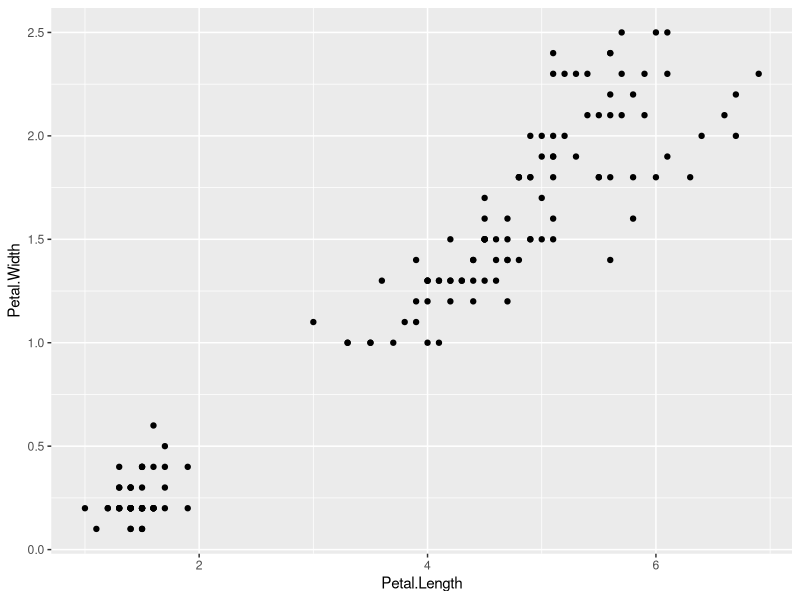
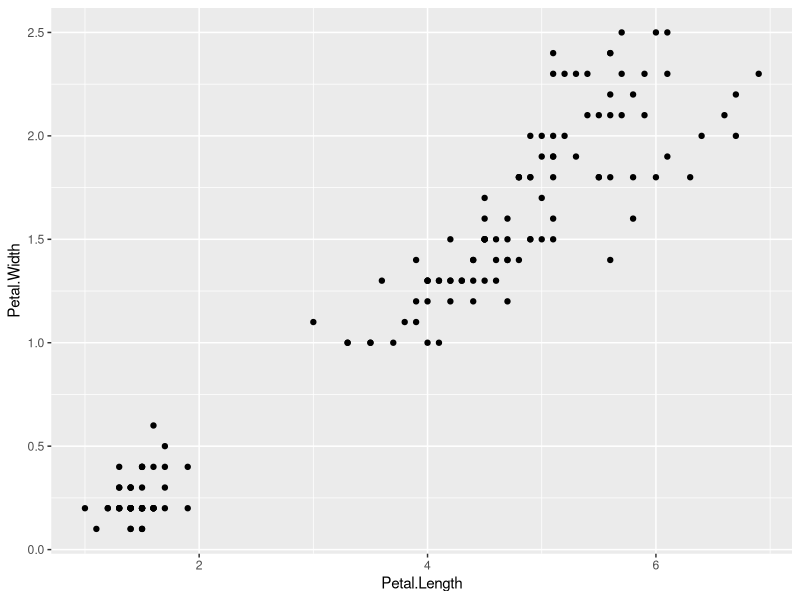
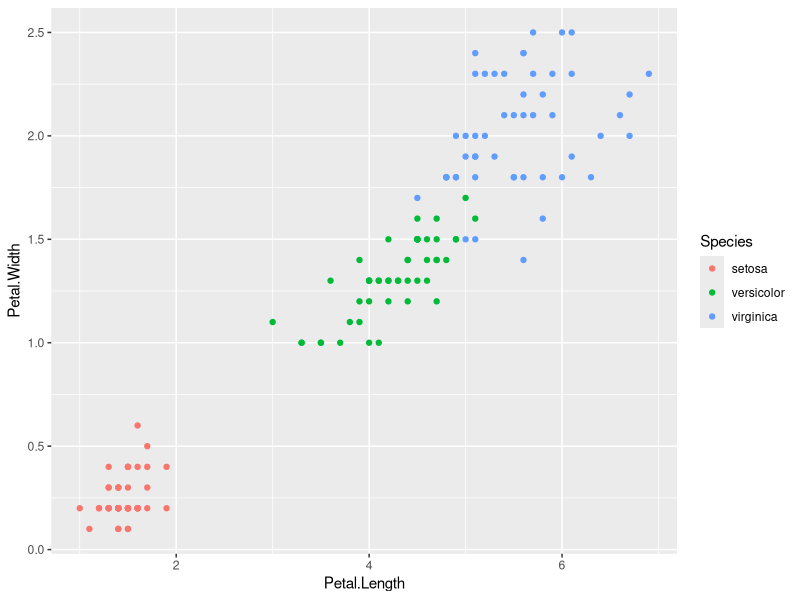
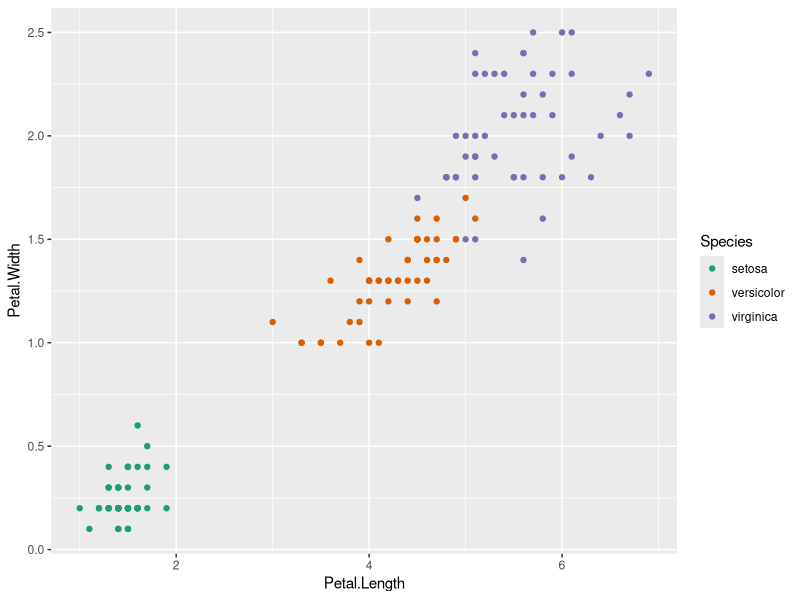
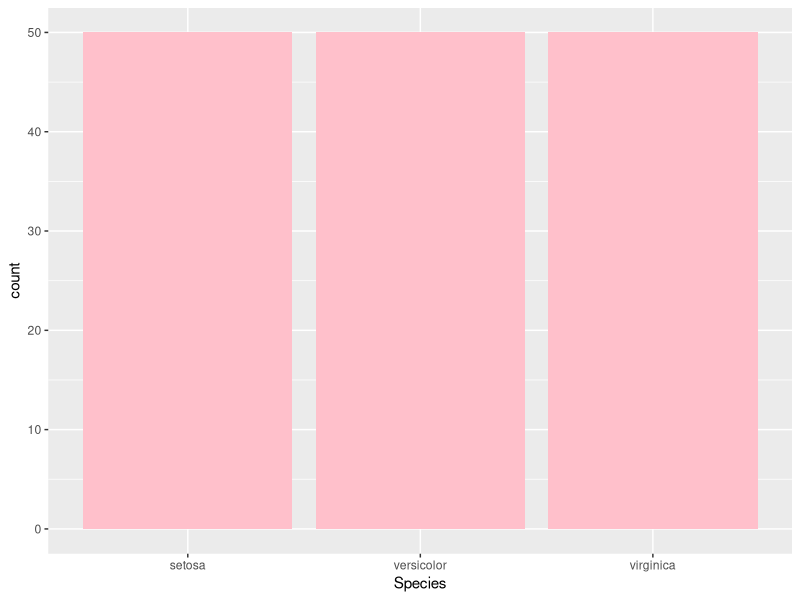
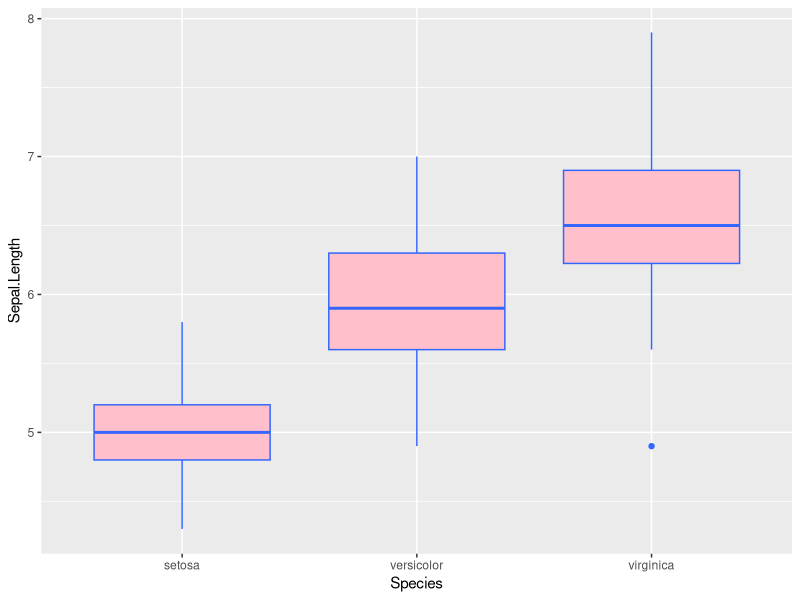
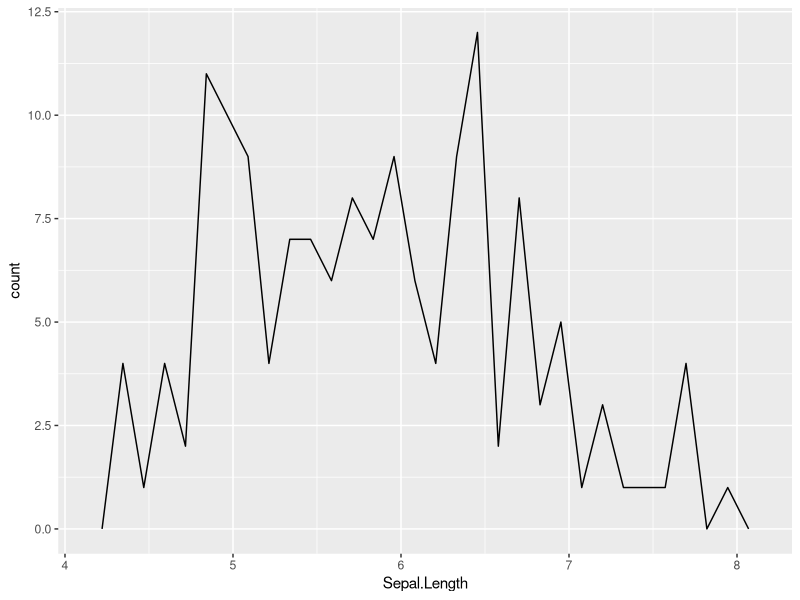
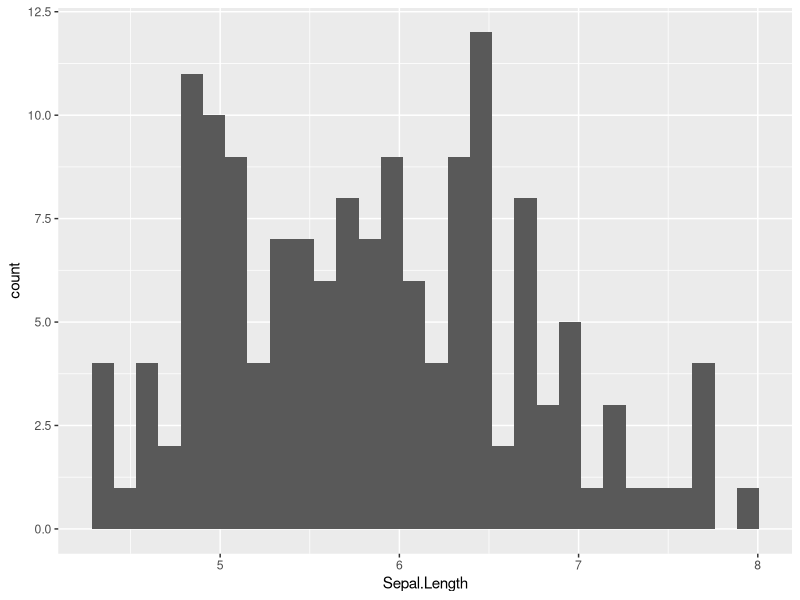

Source code (R) for these figures, in order:
#install package
install.packages("tidyverse")
#attach the package to the script
library(tidyverse)
#Data sets available in tidyverse package
data()

#View the dataset
View(iris)

#return the columns by name
select(iris,"Petal.Length","Petal.Width")

#add new  columns
mutate(iris,LenWid = Petal.Length*Petal.Width)

#filter the specified rows based on condition
filter(iris,Species=="setosa")

#sort  the rows based on column values
arrange(iris, Petal.Length)
arrange(iris, desc(Petal.Length))

#print the specified summary imformation
summarise(iris, mean=mean(Petal.Length), n=n(), min = min(Petal.Length), max=max(Petal.Length))

#piping the output of one function to another
#mutation with pipes
iris %>% mutate(LenWid = Petal.Length*Petal.Width)

#piping group_by and mutation
iris %>%  group_by(Species) %>% mutate(Mean_Petal = mean(Petal.Length)) %>% mutate(Mean_Sepal = mean(Sepal.Length))

#piping group_by and summarise
iris %>% group_by(Species) %>% summarise(mean(Petal.Length),mean(Petal.Width),min(Petal.Length),n())


## Data Visualization

#scatter plot
ggplot(iris, aes(Petal.Length, Petal.Width)) + geom_point()
ggplot(iris) + geom_point(aes(Petal.Length, Petal.Width))
#scatter plot with third dimension
ggplot(iris, aes(Petal.Length, Petal.Width, color = Species)) + geom_point()
#changing the color palette
ggplot(iris, aes(Petal.Length, Petal.Width, color = Species)) + geom_point() +  scale_color_brewer(palette ="Dark2")

#bar chart
ggplot(iris, aes(Species)) + geom_bar(fill="pink") 

#box plot
ggplot(iris, aes(x = Species,y = Sepal.Length))+geom_boxplot(fill = "pink", colour = "#3366FF")

#frequency polycon
ggplot(iris, aes(Sepal.Length)) + geom_freqpoly()

#histogram
ggplot(iris, aes(Sepal.Length)) + geom_histogram() 
ggplot(iris, aes(Sepal.Length)) + geom_histogram(fill = "light blue", colour="blue") + geom_freqpoly()

#drawing a regression line
ggplot(iris,aes(Petal.Length, Petal.Width)) + geom_point(color="red") + geom_smooth(method="lm")

#labs function
ggplot(iris, aes(Sepal.Length)) + geom_histogram() + labs(title="Histogram", x="Sepal Length", y = "Frequency")

#barplot
barplot(iris$Sepal.Length, col=iris$Species, xlab = "Sepal Length", ylab = "Count")

#histogram
hist(iris$Sepal.Length, col="red")
